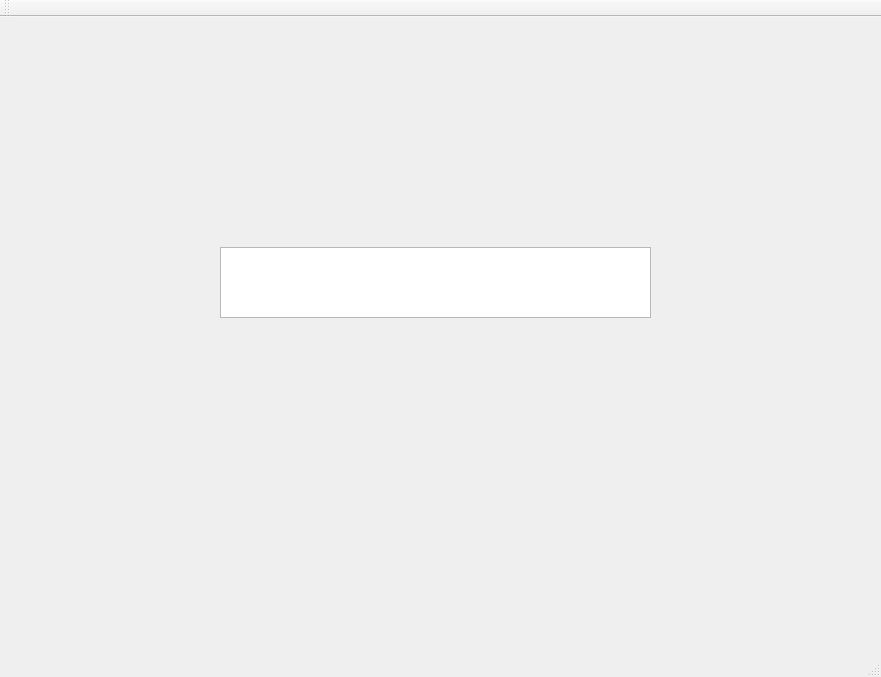
<?xml version="1.0" encoding="UTF-8"?>
<ui version="4.0">
 <class>MainWindow</class>
 <widget class="QMainWindow" name="MainWindow">
  <property name="geometry">
   <rect>
    <x>0</x>
    <y>0</y>
    <width>881</width>
    <height>677</height>
   </rect>
  </property>
  <property name="windowTitle">
   <string>MainWindow</string>
  </property>
  <widget class="QWidget" name="centralWidget">
   <widget class="QTextEdit" name="textEdit">
    <property name="geometry">
     <rect>
      <x>220</x>
      <y>230</y>
      <width>431</width>
      <height>71</height>
     </rect>
    </property>
   </widget>
  </widget>
  <widget class="QMenuBar" name="menuBar">
   <property name="geometry">
    <rect>
     <x>0</x>
     <y>0</y>
     <width>881</width>
     <height>23</height>
    </rect>
   </property>
  </widget>
  <widget class="QToolBar" name="mainToolBar">
   <attribute name="toolBarArea">
    <enum>TopToolBarArea</enum>
   </attribute>
   <attribute name="toolBarBreak">
    <bool>false</bool>
   </attribute>
  </widget>
  <widget class="QStatusBar" name="statusBar"/>
 </widget>
 <layoutdefault spacing="6" margin="11"/>
 <resources/>
 <connections/>
</ui>
